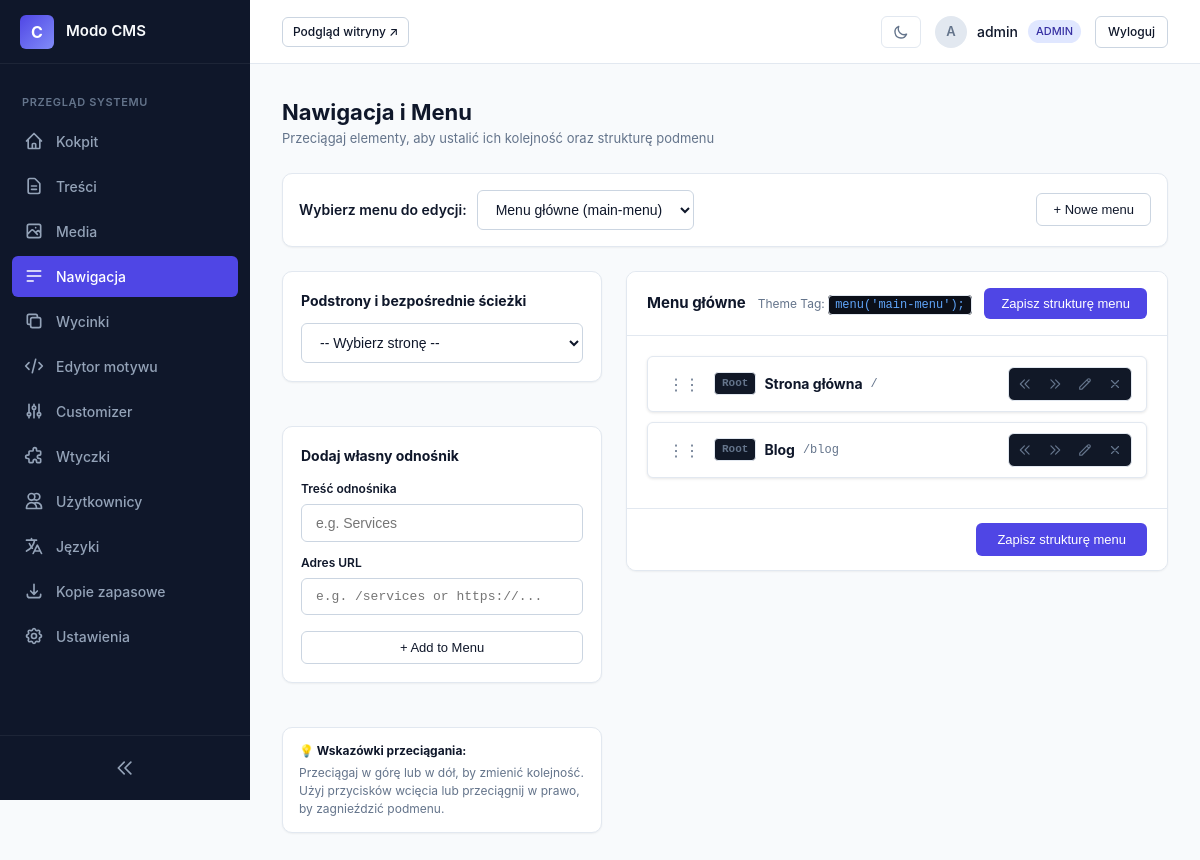
The page /admin/menus.php (signed in) on the database its author committed.
### tables this page shows
CREATE TABLE menus (
                    id INTEGER PRIMARY KEY AUTOINCREMENT,
                    name TEXT NOT NULL,
                    slug TEXT UNIQUE NOT NULL,
                    created_at DATETIME DEFAULT CURRENT_TIMESTAMP
                );

CREATE TABLE menu_items (
                    id INTEGER PRIMARY KEY AUTOINCREMENT,
                    menu_id INTEGER NOT NULL REFERENCES menus(id) ON DELETE CASCADE,
                    parent_id INTEGER DEFAULT 0,
                    title TEXT NOT NULL,
                    url TEXT NOT NULL,
                    target TEXT DEFAULT '_self',
                    sort_order INTEGER DEFAULT 0
                );

### core/Security.php (called while the page is built, shortened)
<?php
final class Security {
    public static function generateCsrfToken(): string {
        return $_SESSION['csrf_token'];
    }
    public static function sanitize(string $data): string {
        return htmlspecialchars(trim($data), ENT_QUOTES, 'UTF-8');
    }
}

### admin/menus.php (the view, shortened to what this page needs)
<?php
$db = Database::getConnection();
$allMenus = $db->query("SELECT * FROM menus ORDER BY id ASC")->fetchAll();
$selectedMenuId = isset($_GET['menu']) ? (int)$_GET['menu'] : ($allMenus[0]['id'] ?? 0);
$currentMenu = null;
if ($selectedMenuId > 0) {
    $stmt = $db->prepare("SELECT * FROM menus WHERE id = :id LIMIT 1");
    $stmt->execute([':id' => $selectedMenuId]);
    $currentMenu = $stmt->fetch();
    $stmt = $db->prepare("SELECT * FROM menu_items WHERE menu_id = :m ORDER BY sort_order ASC, id ASC");
    $stmt->execute([':m' => $selectedMenuId]);
    $menuItems = $stmt->fetchAll();
}
require_once __DIR__ . '/views/header.php';
?>
<div class="page-header" style="margin-bottom: 24px;">
    <div>
        <h1 class="page-title"><?= _e('Navigation & Menus') ?></h1>
        <p style="color: var(--text-muted); font-size: 13px;"><?= _e('Drag and drop to rearrange link order and hierarchical sub-menus') ?></p>
    </div>
</div>
<div class="card" style="padding: 16px; display: flex; align-items: center; justify-content: space-between; flex-wrap: wrap; gap: 12px; margin-bottom: 24px;">
    <form method="GET" action="" style="display: flex; align-items: center; gap: 10px;">
        <label style="font-weight: 600; font-size: 14px; color: var(--text-main);"><?= _e('Select menu to edit:') ?></label>
        <select name="menu" class="form-control" style="width: auto; min-width: 200px;" onchange="this.form.submit()">
            <?php foreach ($allMenus as $m): ?>
                <option value="<?= $m['id'] ?>" <?= $m['id'] == $selectedMenuId ? 'selected' : '' ?>>
                    <?= Security::sanitize($m['name']) ?> (<?= Security::sanitize($m['slug']) ?>)
                </option>
            <?php endforeach; ?>
        </select>
    </form>
    <div style="display: flex; gap: 10px;">
        <button type="button" class="btn btn-secondary" onclick="document.getElementById('new-menu-box').style.display='block'"><?= _e('+ New Menu') ?></button>
    </div>
</div>
<?php if ($currentMenu): ?>
<div style="display: grid; grid-template-columns: 320px minmax(0, 1fr); gap: 24px; align-items: start;">
    <div style="display: flex; flex-direction: column; gap: 20px;">
        <div class="card" style="padding: 18px;">
            <h3 style="font-size: 14px; font-weight: 700; margin-bottom: 12px; color: var(--text-main);"><?= _e('Pages & Direct Routes') ?></h3>
            <select id="quick-page-select" class="form-control" onchange="const o=this.options[this.selectedIndex]; if(o.value){document.getElementById('item_title').value=o.getAttribute('data-t'); document.getElementById('item_url').value=o.value;}">
                <option value="">-- <?= _e('Select Page') ?> --</option>
            </select>
        </div>
        <div class="card" style="padding: 18px;">
            <h3 style="font-size: 14px; font-weight: 700; margin-bottom: 14px; color: var(--text-main);"><?= _e('Add Custom Link') ?></h3>
            <form method="POST" action="">
                <div class="form-group" style="margin-bottom: 12px;">
                    <label class="form-label" style="font-size: 12px;"><?= _e('Link Text') ?></label>
                    <input type="text" name="item_title" id="item_title" class="form-control" required placeholder="e.g. Services">
                </div>
                <div class="form-group" style="margin-bottom: 16px;">
                    <label class="form-label" style="font-size: 12px;"><?= _e('Target URL') ?></label>
                    <input type="text" name="item_url" id="item_url" class="form-control" required placeholder="e.g. /services or https://..." style="font-family: monospace; font-size: 13px;">
                </div>
                <button type="submit" class="btn btn-secondary" style="width: 100%; font-size: 13px;">+ <?= _e('Add to Menu') ?></button>
            </form>
        </div>
        <div class="card" style="padding: 14px 16px; background: var(--bg-surface, #1e293b); border: 1px solid var(--border-subtle); font-size: 12px; color: var(--text-muted); line-height: 1.5;">
            <strong style="color: var(--text-main); display: block; margin-bottom: 4px;">💡 <?= _e('Drag & Drop Tips:') ?></strong>
            <?= _e('Drag an item up or down to reorder. Use the indent buttons or drag slightly right to nest items as sub-menus.') ?>
        </div>
    </div>
    <div>
        <form method="POST" action="" id="menu-structure-form">
            <div class="card" style="padding: 0; overflow: hidden; border: 1px solid var(--border-subtle);">
                <div style="padding: 16px 20px; background: var(--bg-surface, #1e293b); border-bottom: 1px solid var(--border-subtle); display: flex; justify-content: space-between; align-items: center; flex-wrap: wrap; gap: 10px;">
                    <div>
                        <span style="font-weight: 700; font-size: 15px; color: var(--text-main);"><?= Security::sanitize($currentMenu['name']) ?></span>
                        <span style="font-size: 12px; color: var(--text-muted); margin-left: 8px;">Theme Tag: <code style="background: var(--bg-card, #0b0f19); border: 1px solid var(--border-subtle); color: var(--accent, #60a5fa); padding: 2px 6px; border-radius: 4px;">menu('<?= Security::sanitize($currentMenu['slug']) ?>');</code></span>
                    </div>
                    <?php if (!empty($tree)): ?>
                        <button type="submit" class="btn btn-primary" style="padding: 7px 16px; font-size: 13px;">
                            <?= _e('Save Menu Structure') ?>
                        </button>
                    <?php endif; ?>
                </div>
                <div style="padding: 20px;">
                    <?php if (empty($tree)): ?>
                        <div style="text-align: center; color: var(--text-muted); padding: 48px 20px;">
                            <p style="font-size: 14px; margin: 0;"><?= _e('This menu is currently empty. Add your first link from the left sidebar.') ?></p>
                        </div>
                    <?php else: ?>
                        <ul class="menu-tree-container" id="menu-tree-list">
                            <?php
                            function renderSortableTree(array $nodes, int $menuId) {
                                foreach ($nodes as $node) {
                                    $nid = (int)$node['id'];
                                    $depth = (int)$node['depth'];
                                    ?>
                                    <li class="menu-node depth-<?= $depth ?>"
                                        id="node-<?= $nid ?>"
                                        data-id="<?= $nid ?>"
                                        data-depth="<?= $depth ?>"
                                        draggable="true">
                                        <div class="menu-item-card">
                                            <div style="display: flex; align-items: center; justify-content: space-between; gap: 10px;">
                                                <div style="display: flex; align-items: center; gap: 8px; flex: 1; min-width: 0;">
                                                    <span class="drag-handle" title="<?= _e('Drag to reorder') ?>">⋮⋮</span>
                                                    <span class="depth-indicator-badge" id="badge-<?= $nid ?>"><?= $depth === 0 ? 'Root' : 'Level ' . $depth ?></span>
                                                    <strong class="item-title-display" style="font-size: 14px; color: var(--text-main); white-space: nowrap; overflow: hidden; text-overflow: ellipsis; cursor: pointer;" onclick="toggleDetails(<?= $nid ?>)">
                                                        <?= Security::sanitize($node['title']) ?>
                                                    </strong>
                                                    <span style="font-size: 12px; color: var(--text-muted); font-family: monospace; white-space: nowrap; overflow: hidden; text-overflow: ellipsis;">
                                                        <?= Security::sanitize($node['url']) ?>
                                                    </span>
                                                </div>
                                                <div class="item-actions-group">
                                                    <button type="button" class="action-icon-btn primary-hover" onclick="shiftDepth(<?= $nid ?>, -1)" title="<?= _e('Outdent link') ?>">
                                                        <svg fill="none" stroke="currentColor" stroke-width="2" viewBox="0 0 24 24"><path stroke-linecap="round" stroke-linejoin="round" d="M11 19l-7-7 7-7m8 14l-7-7 7-7"/></svg>
                                                    </button>
                                                    <button type="button" class="action-icon-btn primary-hover" onclick="shiftDepth(<?= $nid ?>, 1)" title="<?= _e('Indent link') ?>">
                                                        <svg fill="none" stroke="currentColor" stroke-width="2" viewBox="0 0 24 24"><path stroke-linecap="round" stroke-linejoin="round" d="M13 5l7 7-7 7M5 5l7 7-7 7"/></svg>
                                                    </button>
                                                    <button type="button" class="action-icon-btn primary-hover" onclick="toggleDetails(<?= $nid ?>)" title="<?= _e('Edit Details') ?>">
                                                        <svg fill="none" stroke="currentColor" stroke-width="2" viewBox="0 0 24 24"><path stroke-linecap="round" stroke-linejoin="round" d="M15.232 5.232l3.536 3.536m-2.036-5.036a2.5 2.5 0 113.536 3.536L6.5 21.036H3v-3.572L16.732 3.732z"/></svg>
                                                    </button>
                                                    <a href="menus.php?menu=<?= $menuId ?>&delete_item=<?= $nid ?>&csrf=<?= Security::generateCsrfToken() ?>"
                                                       class="action-icon-btn danger-hover"
                                                       data-confirm
                                                       data-confirm-title="<?= _e('Delete Link') ?>"
                                                       data-confirm-message="<?= _e('Delete this link and its sub-items?') ?>"
                                                       data-confirm-ok="<?= _e('Delete') ?>"
                                                       data-confirm-danger
                                                       title="<?= _e('Delete Link') ?>">
                                                        <svg fill="none" stroke="currentColor" stroke-width="2" viewBox="0 0 24 24"><path stroke-linecap="round" stroke-linejoin="round" d="M6 18L18 6M6 6l12 12"/></svg>
                                                    </a>
                                                </div>
                                            </div>
                                        </div>
                                    </li>
                                    <?php
                                }
                            }
                            renderSortableTree($tree, $selectedMenuId);
                            ?>
                        </ul>
                    <?php endif; ?>
                </div>
                <?php if (!empty($tree)): ?>
                    <div style="padding: 14px 20px; background: var(--bg-surface, #1e293b); border-top: 1px solid var(--border-subtle); text-align: right;">
                        <button type="submit" class="btn btn-primary" style="padding: 8px 20px;"><?= _e('Save Menu Structure') ?></button>
                    </div>
                <?php endif; ?>
            </div>
        </form>
    </div>
</div>
<?php endif; ?>
<?php require_once __DIR__ . '/views/footer.php'; ?>

### rows shown on the page
menus: name "Menu główne", slug "main-menu"
menu_items: parent_id "Root", title "Strona główna", url "/"
menu_items: parent_id "Root", title "Blog", url "/blog"

### other values the page prints
substr($_SESSION['user_name'] ?? 'A', 0, 1) "A"
$_SESSION['user_name'] "admin"
Auth::role() "ADMIN"
form field menu "Menu główne (main-menu)"
